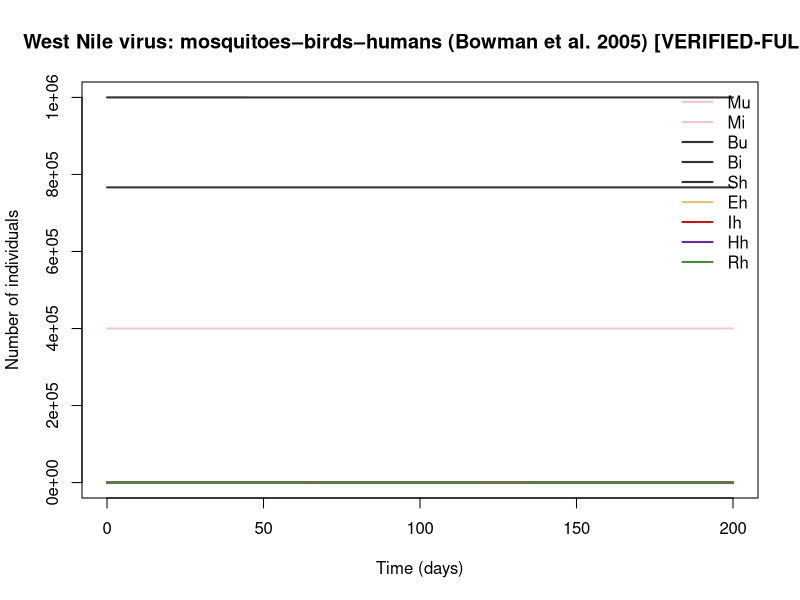

R code for this plot:
## West Nile virus: mosquitoes–birds–humans (Bowman et al. 2005) [VERIFIED-FULL]
## West Nile virus, North America (single season).
## Parameter values: 0 of 18 checked against the source; the rest are recalled or illustrative.
## Reference: Bowman C, Gumel AB, van den Driessche P, Wu J, Zhu H (2005). A mathematical model for assessing control strategies against West Nile virus. Bull Math Biol 67:1107–1133. https://doi.org/10.1016/j.bulm.2005.01.002 ; full text in the YorkSpace repository. The…
## Source: https://doi.org/10.1016/j.bulm.2005.01.002
##
## Generated from a compartmental model diagram (model format v1).
## Regenerating from the same diagram always gives this exact file.
##
## Compartments: Mu, Mi, Bu, Bi, Sh, Eh, Ih, Hh, Rh
## Flows (time unit: days):
##   (outside) -> Mu  : Pi_M
##   Mu -> Mi         : lam_M * Mu
##   Mu -> (outside)  : mu_M * Mu
##   Mi -> (outside)  : mu_M * Mi
##   (outside) -> Bu  : Pi_B
##   Bu -> Bi         : lam_B * Bu
##   Bu -> (outside)  : mu_B * Bu
##   Bi -> (outside)  : mu_B * Bi
##   Bi -> (outside)  : d_B * Bi
##   (outside) -> Sh  : Pi_H
##   Sh -> Eh         : lam_H * Sh
##   Eh -> Ih         : alpha_h * Eh
##   Ih -> Hh         : delta_h * Ih
##   Hh -> Rh         : tau_h * Hh
##   Hh -> (outside)  : d_H * Hh
##   Sh -> (outside)  : mu_H * Sh
##   Eh -> (outside)  : mu_H * Eh
##   Ih -> (outside)  : mu_H * Ih
##   Hh -> (outside)  : mu_H * Hh
##   Rh -> (outside)  : mu_H * Rh

library(deSolve)

# ---- Time ------------------------------------------------------------
times <- seq(0, 200, by = 0.2)  # days

# ---- Parameters ------------------------------------------------------
parameters <- c(
  Pi_M = 20000,      # mosquito recruitment. "Variable" in the paper; this value is illustrative. (mosquitoes/day)
  mu_M = 0.05,       # mosquito death. "Variable" in the paper; illustrative 20-day life. (1/day)
  Pi_B = 1000,       # bird recruitment (birds/day)
  mu_B = 0.001,      # 1/(1000 d) bird life (1/day)
  Pi_H = 30,         # human recruitment (humans/day)
  mu_H = 3.914e-5,   # 1/(70×365 d) (1/day)
  b1 = 0.09,         # biting rate on birds (1/day)
  b2_base = 0.09,    # biting rate on humans before protection (1/day)
  comp_c = 0,        # fraction complying with personal protection (0–1)
  q_eff = 0,         # efficacy of personal protection (0–1)
  bet1 = 0.16,       # bird → mosquito transmission probability
  bet2 = 0.88,       # mosquito → bird transmission probability
  bet3 = 0.88,       # mosquito → human transmission probability
  d_B = 5e-5,        # WNV-induced bird death (1/day)
  d_H = 5e-7,        # WNV-induced human death (1/day)
  alpha_h = 0.0714,  # 1/(14 d) incubation in humans (1/day)
  delta_h = 1,       # hospitalisation rate (1/day)
  tau_h = 0.0714     # 1/(14 d) recovery (1/day)
)

# ---- Initial conditions ----------------------------------------------
state <- c(
  Mu = 400000,  # uninfected female mosquitoes
  Mi = 0,       # infected (infectious) mosquitoes
  Bu = 999990,  # uninfected birds
  Bi = 10,      # infected birds
  Sh = 766500,  # susceptible humans
  Eh = 0,       # infected, asymptomatic (incubating)
  Ih = 0,       # symptomatic
  Hh = 0,       # hospitalised
  Rh = 0        # recovered (lifelong immunity)
)

# ---- Model equations -------------------------------------------------
wnv_bowman2005_model <- function(t, state, parameters) {
  with(as.list(c(state, parameters)), {
    # Total population
    N <- Sh + Eh + Ih + Hh + Rh

    # Derived quantities
    NM <- Mu + Mi
    NB <- Bu + Bi
    NH <- Sh + Eh + Ih + Hh + Rh
    b2 <- b2_base * (1 - comp_c * q_eff)  # biting rate on humans after protection
    lam_M <- b1 * bet1 * Bi / NB          # mosquito force of infection
    lam_B <- b1 * bet2 * Mi / NB          # bird force of infection
    lam_H <- b2 * bet3 * Mi / NH          # human force of infection

    # Rates of change
    dMu <- Pi_M - lam_M * Mu - mu_M * Mu
    dMi <- lam_M * Mu - mu_M * Mi
    dBu <- Pi_B - lam_B * Bu - mu_B * Bu
    dBi <- lam_B * Bu - mu_B * Bi - d_B * Bi
    dSh <- Pi_H - lam_H * Sh - mu_H * Sh
    dEh <- lam_H * Sh - alpha_h * Eh - mu_H * Eh
    dIh <- alpha_h * Eh - delta_h * Ih - mu_H * Ih
    dHh <- delta_h * Ih - tau_h * Hh - d_H * Hh - mu_H * Hh
    dRh <- tau_h * Hh - mu_H * Rh

    list(c(dMu, dMi, dBu, dBi, dSh, dEh, dIh, dHh, dRh))
  })
}

# ---- Solve -----------------------------------------------------------
out <- ode(y = state, times = times, func = wnv_bowman2005_model, parms = parameters)
out <- as.data.frame(out)

# ---- Plot ------------------------------------------------------------
compartment_cols <- c(Mu = "#F3C6D3", Mi = "#F3C6D3", Bu = "#333333", Bi = "#333333", Sh = "#333333", Eh = "#E8C468", Ih = "#B71C1C", Hh = "#6A2C9C", Rh = "#4E8A3E")
matplot(out$time, out[, names(compartment_cols)], type = "l", lty = 1, lwd = 2,
        col = compartment_cols, xlab = "Time (days)", ylab = "Number of individuals",
        main = "West Nile virus: mosquitoes–birds–humans (Bowman et al. 2005) [VERIFIED-FULL]")
legend("topright", legend = names(compartment_cols), col = compartment_cols,
       lty = 1, lwd = 2, bty = "n")
